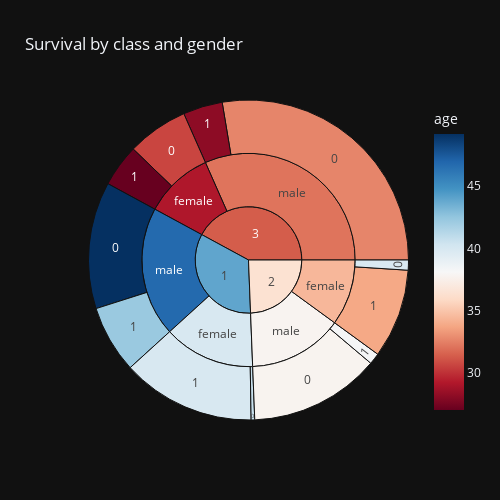

The code cell stored with this chart in its notebook:
### Code cell
px.sunburst(df,path=['pclass','sex','survived'],values='age',
            title='Survival by class and gender', width=500, height=500,
        template='plotly_dark', color='age', color_continuous_scale='RdBu')

### Figure 1 — Plotly figure (JSON) as saved in the notebook; plotly's stock layout.template omitted (floating-point values rounded to 4 significant figures)
{"data": [{"branchvalues": "total", "customdata": [[32.63], [39.88], [26.99], [49.19], [33.8], [30.61], [38.28], [37.75], [42.25], [28.11], [39.86], [40.64], [32.06], [39.9], [29.13], [46.78], [34.41], [37.79], [31.33], [43.93], [36.4]], "domain": {"x": [0, 1], "y": [0, 1]}, "hovertemplate": "labels=%{label}<br>age_sum=%{value}<br>parent=%{parent}<br>id=%{id}<br>age=%{color}<extra></extra>", "ids": ["3/male/0", "1/female/1", "3/female/1", "1/male/0", "2/female/1", "3/female/0", "2/male/1", "2/male/0", "1/male/1", "3/male/1", "2/female/0", "1/female/0", "3/male", "1/female", "3/female", "1/male", "2/female", "2/male", "3", "1", "2"], "labels": ["0", "1", "1", "0", "1", "0", "1", "0", "1", "1", "0", "0", "male", "female", "female", "male", "female", "male", "3", "1", "2"], "marker": {"coloraxis": "coloraxis", "colors": [32.63, 39.88, 26.99, 49.19, 33.8, 30.61, 38.28, 37.75, 42.25, 28.11, 39.86, 40.64, 32.06, 39.9, 29.13, 46.78, 34.41, 37.79, 31.33, 43.93, 36.4]}, "name": "", "parents": ["3/male", "1/female", "3/female", "1/male", "2/female", "3/female", "2/male", "2/male", "1/male", "3/male", "2/female", "1/female", "3", "1", "3", "1", "2", "2", "", "", ""], "type": "sunburst", "values": [5860.0, 2865.0, 908.5, 2720.0, 1910.0, 1310.0, 240.3, 2803.0, 1450.0, 846.4, 216.0, 77.0, 6706.0, 2942.0, 2218.0, 4169.0, 2126.0, 3043.0, 8925.0, 7111.0, 5169.0]}], "layout": {"coloraxis": {"colorbar": {"title": {"text": "age"}}, "colorscale": [[0, "rgb(103,0,31)"], [0.1, "rgb(178,24,43)"], [0.2, "rgb(214,96,77)"], [0.3, "rgb(244,165,130)"], [0.4, "rgb(253,219,199)"], [0.5, "rgb(247,247,247)"], [0.6, "rgb(209,229,240)"], [0.7, "rgb(146,197,222)"], [0.8, "rgb(67,147,195)"], [0.9, "rgb(33,102,172)"], [1, "rgb(5,48,97)"]]}, "height": 500, "legend": {"tracegroupgap": 0}, "title": {"text": "Survival by class and gender"}, "width": 500}}
